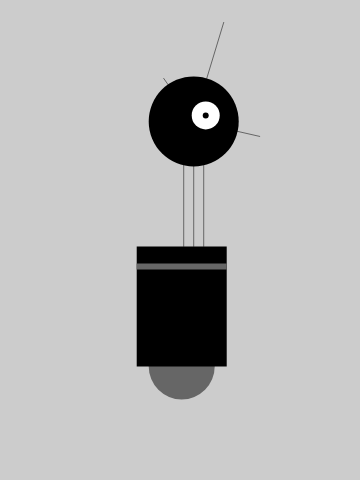
Frame 1 (no input)
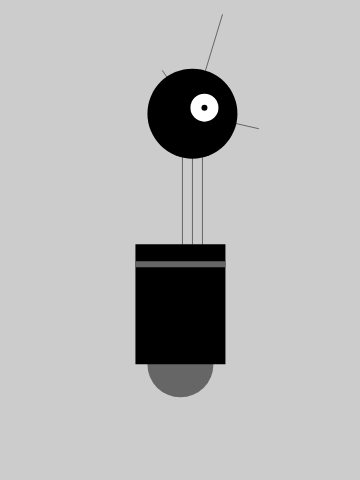
Frame 60 (no input)
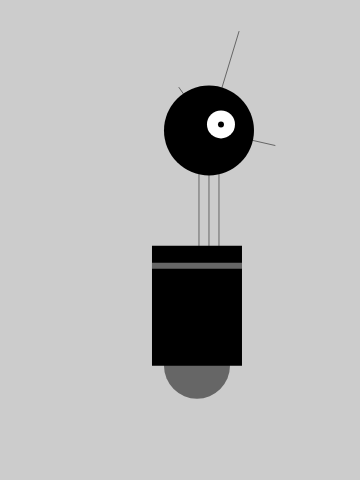
Frame 120 (the mouse pressed at the canvas centre since frame 60)

The p5.js sketch that drew these frames (run headless with seeded random() and noise() and a simulated clock; from frame 60 on, the mouse is pressed at the canvas centre):

// p5.js sketch
// ── sketch.js
var x = 180;
var y = 400;
var bodyHeight = 153;
var neckHeight = 56;
var radius = 45;
var angle = 0.0

function setup() {
  createCanvas(360, 480);
  ellipseMode(RADIUS);
}

function draw() {
  background(204);
  x += random(-4,4);
  y += random(-1,1);

  neckHeight = 80 + sin(angle) *30;
  angle += 0.05;

  var ny = y - bodyHeight - neckHeight -radius;

  // pescoco
  stroke(102);
  line(x+2, y-bodyHeight, x+2, ny);
  line(x+12, y-bodyHeight, x+12, ny);
  line(x+22, y-bodyHeight, x+22, ny);

  // antena
  line(x+12, ny, x-18, ny-43);
  line(x+12, ny, x+42, ny-99);
  line(x+12, ny, x+78, ny+15);

  // corpo
  noStroke();
  fill(102);
  ellipse(x, y-33, 33, 33);
  fill(0);
  rect(x-45, y-bodyHeight, 90, bodyHeight-33);
  fill(102);
  rect(x-45, y-bodyHeight+17, 90, 6);

  // cabeca
  fill(0);
  ellipse(x+12, ny, radius, radius);
  fill(255);
  ellipse(x+24, ny - 6, 14, 14);
  fill(0);
  ellipse(x+24, ny-6, 3, 3);
}
